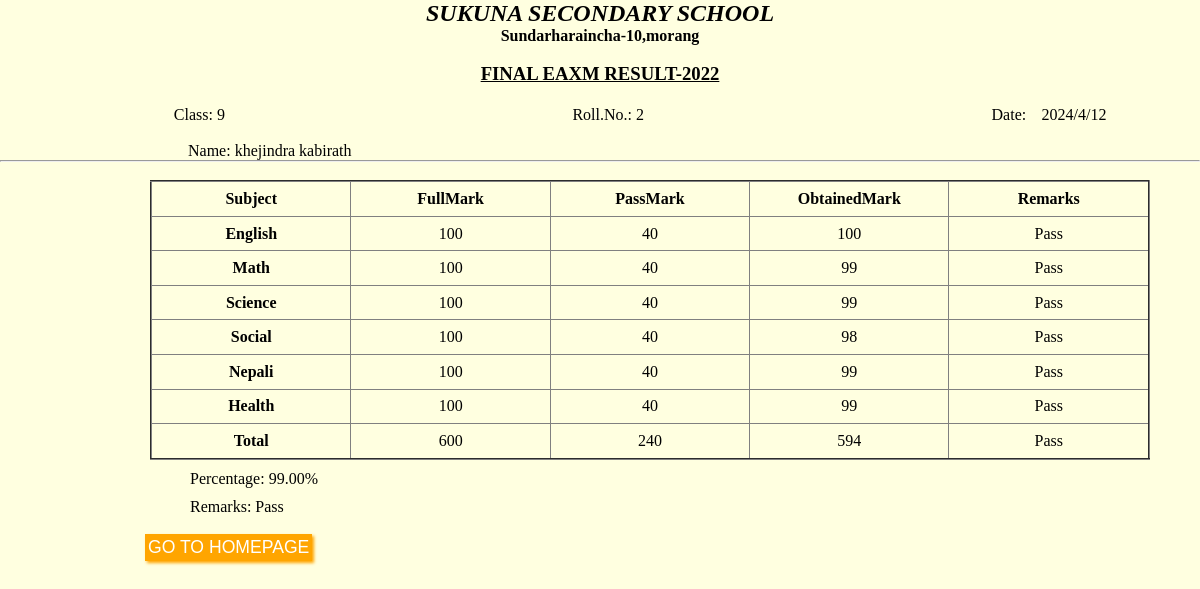
Page /resultDetails/2 on the committed database.
### STUDENT_RESULT/models.py (models this page shows, shortened)
class studentModel(models.Model):
    student_Name = models.CharField(max_length = 20)
    engMark = models.IntegerField(
        validators=[
            MaxValueValidator(100),
            MinValueValidator(0)
        ]
    )
    mathMark = models.IntegerField(
        validators=[
            MaxValueValidator(100),
            MinValueValidator(0)
        ])
    sciMark = models.IntegerField(
        validators=[
            MaxValueValidator(100),
            MinValueValidator(0)
        ])
    socMark = models.IntegerField(
        validators=[
            MaxValueValidator(100),
            MinValueValidator(0)
        ])
    nepMark = models.IntegerField(
        validators=[
            MaxValueValidator(100),
            MinValueValidator(0)
        ])
    heaMark = models.IntegerField(
        validators=[
            MaxValueValidator(100),
            MinValueValidator(0)
        ])
    def total(self):
        return f"{self.engMark + self.mathMark + self.sciMark + self.socMark + self.nepMark + self.heaMark}"
    def percent(self):
        return f"{'%.2f' % (((self.engMark + self.mathMark + self.sciMark + self.socMark + self.nepMark + self.heaMark)/600)*100)}"
    def Remarks(self):
        if(self.engMark >= 40 and self.mathMark >= 40 and self.sciMark >= 40 and self.socMark >= 40 and self.nepMark >= 40 and self.heaMark >= 40):
            return "Pass"
        else:
            return "Fail"
    def engRemarks(self):
        if(self.engMark >= 40):
            return "Pass"
        else:
            return "Fail"
    def mathRemarks(self):
        if(self.mathMark >= 40):
            return "Pass"
        else:
            return "Fail"
    def sciRemarks(self):
        if(self.sciMark >= 40):
            return "Pass"
        else:
            return "Fail"
    def socRemarks(self):
        if(self.socMark >= 40):
            return "Pass"
        else:
            return "Fail"
    def nepRemarks(self):
        if(self.nepMark >= 40):
            return "Pass"
        else:
            return "Fail"
    def heaRemarks(self):
        if(self.heaMark >= 40):
            return "Pass"
        else:
            return "Fail"

### STUDENT_RESULT/views.py (the view)
# urls.py: path('resultDetails/<int:id>',views.resultDetails, name = 'resultDetails'),
def resultDetails(request,id):
    model = studentModel.objects.filter(id = id)
    return render(request,'resultDetails.html',{'model': model})

### templates/resultDetails.html (shortened to what this page needs)
<!DOCTYPE html>
<html lang="en">
<head>
</head>
<body>
    <p class="h"><b><i>SUKUNA SECONDARY SCHOOL</i></b></p>
    <p><b> Sundarharaincha-10,morang</b></p>
    <br>
    <h3>FINAL EAXM RESULT-2022</h3>
    <div id="wrapper">
        <span>Class: 9</span> {% for mark in model %}
        <span>Roll.No.: {{mark.id}}</span> {% endfor %}
        <span>Date: <p id="demo"></p></span>
    </div>
    {% for mark in model %}
    <span id="name">Name: {{mark.student_Name}}</span> {% endfor %}
    <br>
    <hr>
    <br>
    <table id="resultDetails" border="2px solid black">
        <tr>
            <th>Subject</th>
            <th>FullMark</th>
            <th>PassMark</th>
            <th>ObtainedMark</th>
            <th>Remarks</th>
        </tr>
        <tr>
            <th>English</th>
            <td>100</td>
            <td>40</td>
            {% for mark in model %}
            <td>{{mark.engMark}}</td>
            <td>{{mark.engRemarks}}</td>
            {% endfor %}
        </tr>
        <tr>
            <th>Math</th>
            <td>100</td>
            <td>40</td>
            {% for mark in model %}
            <td>{{mark.mathMark}}</td>
            <td>{{mark.mathRemarks}}</td>
            {% endfor %}
        </tr>
        <tr>
            <th>Science</th>
            <td>100</td>
            <td>40</td>
            {% for mark in model %}
            <td>{{mark.sciMark}}</td>
            <td>{{mark.sciRemarks}}</td>
            {% endfor %}
        </tr>
        <tr>
            <th>Social</th>
            <td>100</td>
            <td>40</td>
            {% for mark in model %}
            <td>{{mark.socMark}}</td>
            <td>{{mark.socRemarks}}</td>
            {% endfor %}
        </tr>
        <tr>
            <th>Nepali</th>
            <td>100</td>
            <td>40</td>
            {% for mark in model %}
            <td>{{mark.nepMark}}</td>
            <td>{{mark.nepRemarks}}</td>
            {% endfor %}
        </tr>
        <tr>
            <th>Health</th>
            <td>100</td>
            <td>40</td>
            {% for mark in model %}
            <td>{{mark.heaMark}}</td>
            <td>{{mark.heaRemarks}}</td>
            {% endfor %}
        </tr>
        <tr>
            <th>Total</th>
            <td>600</td>
            <td>240</td>
            {% for mark in model %}
            <td>{{mark.total}}</td>
            <td>{{mark.Remarks}}</td>
            {% endfor %}
        </tr>
    </table>
    {% for mark in model %}
    <span style="display: block; margin-left: 190px; padding-top: 10px;">Percentage: {{mark.percent}}%</span>
    <span style="display: block; margin-left: 190px; padding-top: 10px;">Remarks: {{mark.Remarks}}</span> {% endfor %}
    <br>
    <a href="/"><button class="btn">GO TO HOMEPAGE</button></a>
</body>
</html>

### templates/resultDetails.html (style rules this page uses)
* { margin: 0; padding: 0; }
.btn { display: inline-block; margin-top: -1rem; background: var(--orange); color: #fff; padding: -0.2rem 3rem; border: .2rem solid var(--orange); cursor: pointer; font-size: 1.1rem; text-decoration: none; box-shadow: 2px 2px 3px var(--orange); margin: 0 145px; }
:root { --orange: #ffa500; }
body { background: #ffffe0; }
.h { text-align: center; font-size: 1.5rem; }
p { text-align: center; }
h3 { text-align: center; text-decoration: underline; }
a { text-decoration: none; font-size: 17px; color: black; }
#wrapper { margin-top: 21px; display: flex; justify-content: space-around; align-items: center; }
#name { margin-left: 188px; position: relative; margin-top: 18px; display: inline-block; }
#resultDetails { width: 1000px; height: 280px; margin-left: 150px; border-collapse: collapse; }
tr th { width: 150px; }
tr td { text-align: center; }
#demo { position: absolute; margin-top: -18px; margin-left: 50px; }

### rows in the picture
studentModel: id "2", student_Name "khejindra kabirath", engMark "100", engRemarks "Pass", mathMark "99", mathRemarks "Pass", sciMark "99", sciRemarks "Pass", socMark "98", socRemarks "Pass", nepMark "99", nepRemarks "Pass", heaMark "99", heaRemarks "Pass", total "594", Remarks "Pass", percent "99.00"
